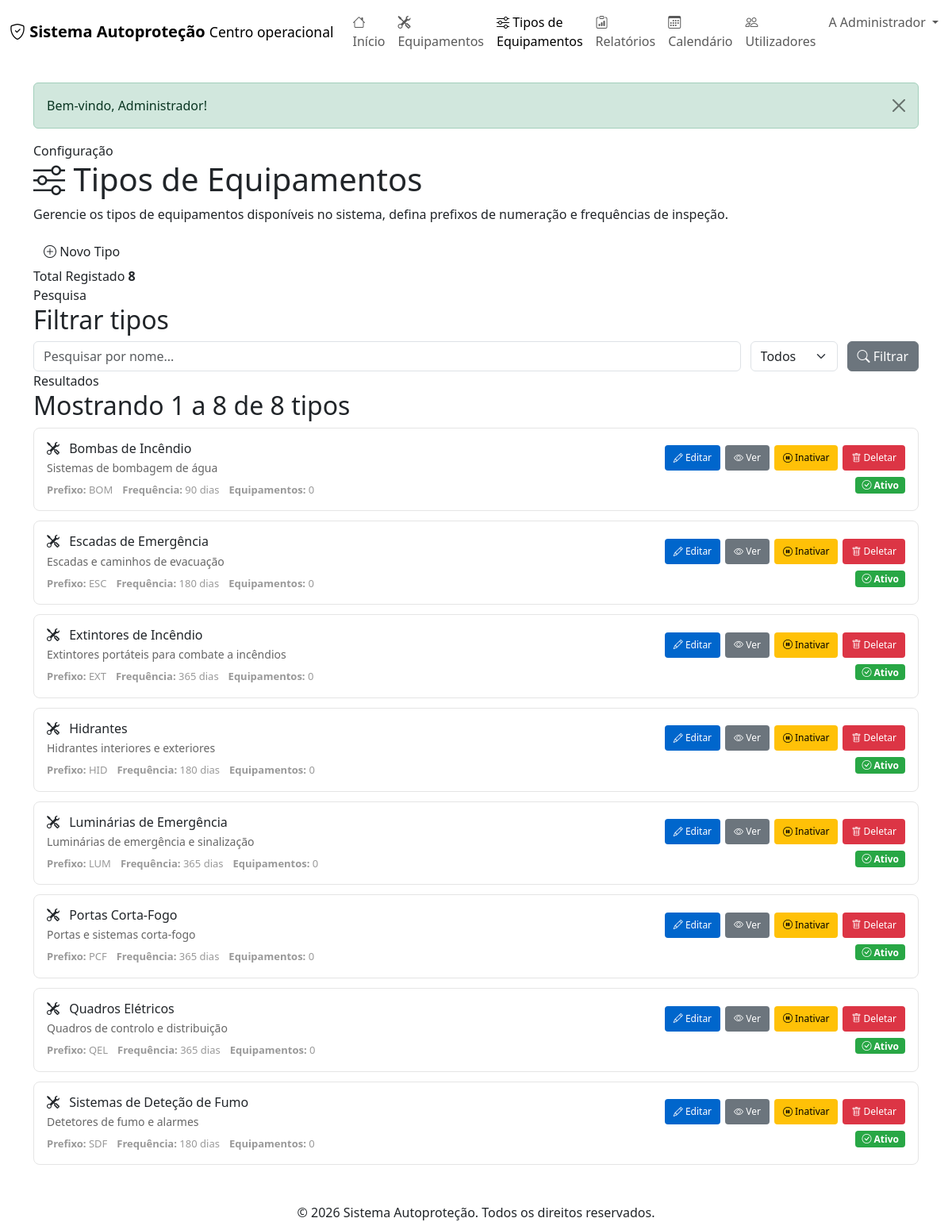
/index.php?controler=tipo_equipamento&acao=listar (signed in), run on the app's committed database.
### tables this page shows
CREATE TABLE IF NOT EXISTS tipos_equipamentos (
    id INT AUTO_INCREMENT PRIMARY KEY,
    nome VARCHAR(100) NOT NULL,
    descricao TEXT,
    icone VARCHAR(50),
    prefixo_numeracao VARCHAR(20) COMMENT 'Prefixo para numeração dos equipamentos, ex: EXT, HID, LUM',
    proximo_numero INT DEFAULT 1 COMMENT 'Próximo número sequencial do tipo de equipamento',
    frequencia_inspecao INT COMMENT 'Frequência em dias',
    ativo BOOLEAN DEFAULT TRUE,
    data_criacao TIMESTAMP DEFAULT CURRENT_TIMESTAMP,
    UNIQUE KEY uk_tipo_nome (nome),
    INDEX idx_ativo (ativo)
);

### app/core/View.php (called while the page is built, shortened)
<?php
class View {
    public static function render($view, array $data = []) {
        $viewPath = APP_PATH . DIRECTORY_SEPARATOR . 'views' . DIRECTORY_SEPARATOR . str_replace('/', DIRECTORY_SEPARATOR, $view) . '.php';
        extract($data, EXTR_SKIP);
        require $viewPath;
        require APP_PATH . DIRECTORY_SEPARATOR . 'views' . DIRECTORY_SEPARATOR . 'layouts' . DIRECTORY_SEPARATOR . 'main.php';
    }
}

### app/core/Controller.php (called while the page is built, shortened)
<?php
abstract class Controller {
    protected function render($view, array $data = []) {
        View::render($view, $data);
    }
}

### app/controllers/TipoEquipamentoController.php (called while the page is built, shortened)
<?php
class TipoEquipamentoController extends Controller {
    private $tipoEquipamento;
    public function __construct() {
        $this->tipoEquipamento = new TipoEquipamento();
    }
    public function listar() {
        $filtros = [];
        $porPagina = 20;
        $paginaAtual = max(1, (int)($_GET['pagina'] ?? 1));
        $offset = ($paginaAtual - 1) * $porPagina;
        $tipos = $this->tipoEquipamento->getAll($filtros, $porPagina, $offset);
        $this->render('tipos_equipamentos/listar', compact(
            'tipos',
            'paginaAtual',
            'porPagina',
            'totalPaginas',
            'totalResultados',
            'busca',
            'mostrar'
        ));
    }
}

### app/core/Application.php (called while the page is built, shortened)
<?php
class Application {
    public function run() {
        $router = new Router();
        $route = $router->resolve($_GET);
        $this->dispatch($route);
    }
    private function dispatch($route) {
        try {
            $controller = new $route['controller']();
            call_user_func_array([$controller, $route['action']], $route['params']);
        } catch (Throwable $exception) {
            $this->handleException($exception);
        }
    }
}

### public/index.php (called while the page is built)
<?php
require_once dirname(__DIR__) . DIRECTORY_SEPARATOR . 'app' . DIRECTORY_SEPARATOR . 'core' . DIRECTORY_SEPARATOR . 'Application.php';
$application = new Application();
$application->run();

### app/models/TipoEquipamento.php (called while the page is built, shortened)
<?php
class TipoEquipamento {
    private $db;
    private $table = 'tipos_equipamentos';
    public function __construct() {
        $this->db = new Database();
    }
    public function getAll($filtros = [], $limite = null, $offset = 0) {
        $query = "SELECT * FROM {$this->table}";
        $query .= $this->buildWhereClause($filtros);
        $query .= " ORDER BY nome ASC";
        if ($limite !== null) {
            $limite = max(1, (int)$limite);
            $offset = max(0, (int)$offset);
            $query .= " LIMIT {$offset}, {$limite}";
        }
        $resultado = $this->db->query($query);
        return $resultado ? $resultado->fetch_all(MYSQLI_ASSOC) : [];
    }
    private function buildWhereClause($filtros) {
        $condicoes = [];
        if (empty($condicoes)) {
            return '';
        }
        return ' WHERE ' . implode(' AND ', $condicoes);
    }
}

### app/models/Database.php (called while the page is built, shortened)
<?php
class Database {
    private $conexao;
    private $host;
    private $port;
    private $user;
    private $password;
    private $dbname;
    public function __construct() {
        $config = require CONFIG_PATH . DIRECTORY_SEPARATOR . 'database.php';
        $this->host = $config['host'];
        $this->port = $config['port'] ?? 3306;
        $this->user = $config['user'];
        $this->password = $config['password'];
        $this->dbname = $config['dbname'];
    }
    private function conectar() {
        try {
            $connection = new mysqli(
                $this->host,
                $this->user,
                $this->password,
                $this->dbname,
                (int)$this->port
            );
            $connection->set_charset("utf8mb4");
            $this->conexao = $connection;
        } catch (Exception $e) {
            die('Erro de conexão com a base de dados: ' . $e->getMessage());
        }
    }
    public function query($query) {
        return $this->conexao->query($query);
    }
}

### app/views/tipos_equipamentos/listar.php (the view, shortened to what this page needs)
<?php
$busca = $busca ?? '';
$mostrarAtual = $mostrar ?? 'todos';
?>
<section class="page-shell page-shell--narrow tipos-equipamentos-page">
    <header class="page-hero compact tipos-equipamentos-hero">
        <div>
            <span class="page-hero__eyebrow">Configuração</span>
            <h1><i class="bi bi-sliders"></i> Tipos de Equipamentos</h1>
            <p>
                Gerencie os tipos de equipamentos disponíveis no sistema, defina prefixos de numeração e frequências de inspeção.
            </p>
        </div>
        <div class="page-hero__actions">
            <a href="index.php?controler=tipo_equipamento&acao=criar" class="btn btn-dashboard-primary">
                <i class="bi bi-plus-circle"></i>
                Novo Tipo
            </a>
        </div>
    </header>
    <section class="mini-stats-grid tipos-stats">
        <article class="mini-stat-card">
            <span>Total Registado</span>
            <strong><?php echo $totalResultados; ?></strong>
        </article>
    </section>
    <section class="panel-surface tipos-filter-panel">
        <div class="panel-surface__header compact">
            <div>
                <span class="panel-surface__eyebrow">Pesquisa</span>
                <h2>Filtrar tipos</h2>
            </div>
        </div>
        <form method="GET" action="index.php" class="modern-form tipos-filter-form">
            <div class="tipos-filter-grid" style="display: grid; grid-template-columns: 1fr auto auto; gap: 12px; align-items: end;">
                <input
                    type="text"
                    name="busca"
                    class="form-control"
                    placeholder="Pesquisar por nome..."
                    value="<?php echo htmlspecialchars($busca, ENT_QUOTES, 'UTF-8'); ?>"
                >
                <select name="mostrar" class="form-select">
                    <option value="todos" <?php echo $mostrarAtual === 'todos' ? 'selected' : ''; ?>>Todos</option>
                </select>
                <button type="submit" class="btn btn-secondary">
                    <i class="bi bi-search"></i> Filtrar
                </button>
            </div>
        </form>
    </section>
    <section class="panel-surface tipos-list-panel">
        <div class="panel-surface__header compact">
            <span class="panel-surface__eyebrow">Resultados</span>
            <h2>
                Mostrando
                <?php echo ($totalResultados > 0 ? (($paginaAtual - 1) * $porPagina + 1) : 0); ?>
                a
                <?php echo min($paginaAtual * $porPagina, $totalResultados); ?>
                de <?php echo $totalResultados; ?> tipos
            </h2>
        </div>
        <?php if (empty($tipos)): ?>
            <div class="empty-state">
                <div class="empty-state__icon">
                    <i class="bi bi-search"></i>
                </div>
                <h3>Nenhum tipo encontrado</h3>
                <p>Nenhum tipo de equipamento corresponde aos critérios de pesquisa.</p>
            </div>
        <?php else: ?>
            <div class="tipos-grid" style="display: grid; gap: 12px;">
                <?php foreach ($tipos as $tipo): ?>
                    <article class="tipo-card" style="display: grid; grid-template-columns: 1fr auto; gap: 16px; padding: 16px; border: 1px solid #e5e5e5; border-radius: 8px; align-items: center;">
                        <div>
                            <h3 style="margin: 0 0 4px 0; font-size: 16px;">
                                <i class="bi <?php echo htmlspecialchars($tipo['icone'] ?? 'bi-tools', ENT_QUOTES, 'UTF-8'); ?>" style="margin-right: 8px;"></i>
                                <a href="index.php?controler=tipo_equipamento&acao=ver&id=<?php echo (int)$tipo['id']; ?>" style="text-decoration: none; color: inherit;">
                                    <?php echo htmlspecialchars($tipo['nome'], ENT_QUOTES, 'UTF-8'); ?>
                                </a>
                            </h3>
                            <?php if ($tipo['descricao']): ?>
                                <p style="margin: 4px 0; color: #666; font-size: 14px;">
                                    <?php echo htmlspecialchars(substr($tipo['descricao'], 0, 100), ENT_QUOTES, 'UTF-8'); ?>
                                </p>
                            <?php endif; ?>
                            <div style="display: flex; gap: 12px; margin-top: 8px; font-size: 13px; color: #999;">
                                <?php if ($tipo['prefixo_numeracao']): ?>
                                    <span><strong>Prefixo:</strong> <?php echo htmlspecialchars($tipo['prefixo_numeracao'], ENT_QUOTES, 'UTF-8'); ?></span>
                                <?php endif; ?>
                                <?php if ($tipo['frequencia_inspecao']): ?>
                                    <span><strong>Frequência:</strong> <?php echo (int)$tipo['frequencia_inspecao']; ?> dias</span>
                                <?php endif; ?>
                                <span><strong>Equipamentos:</strong> <?php echo (int)$tipo['total_equipamentos']; ?></span>
                            </div>
                        </div>
                        <div style="display: flex; flex-direction: column; gap: 8px; align-items: flex-end;">
                            <div style="display: flex; gap: 6px;">
                                <a href="index.php?controler=tipo_equipamento&acao=editar&id=<?php echo (int)$tipo['id']; ?>"
                                   class="btn btn-sm" style="background: #0066cc; color: white; padding: 6px 10px; border-radius: 4px; text-decoration: none; font-size: 12px;">
                                    <i class="bi bi-pencil"></i> Editar
                                </a>
                                <a href="index.php?controler=tipo_equipamento&acao=ver&id=<?php echo (int)$tipo['id']; ?>"
                                   class="btn btn-sm" style="background: #6c757d; color: white; padding: 6px 10px; border-radius: 4px; text-decoration: none; font-size: 12px;">
                                    <i class="bi bi-eye"></i> Ver
                                </a>
                                <a href="index.php?controler=tipo_equipamento&acao=toggleAtivo&id=<?php echo (int)$tipo['id']; ?>"
                                   class="btn btn-sm" style="background: <?php echo $tipo['ativo'] ? '#ffc107' : '#28a745'; ?>; color: <?php echo $tipo['ativo'] ? '#000' : 'white'; ?>; padding: 6px 10px; border-radius: 4px; text-decoration: none; font-size: 12px;"
                                   onclick="return confirm('Tem a certeza que deseja <?php echo $tipo['ativo'] ? 'inativar' : 'ativar'; ?> este tipo?');">
                                    <i class="bi <?php echo $tipo['ativo'] ? 'bi-pause-circle' : 'bi-play-circle'; ?>"></i> <?php echo $tipo['ativo'] ? 'Inativar' : 'Ativar'; ?>
                                </a>
                                <?php if ((int)$tipo['total_equipamentos'] === 0): ?>
                                    <a href="index.php?controler=tipo_equipamento&acao=deletar&id=<?php echo (int)$tipo['id']; ?>"
                                       class="btn btn-sm" style="background: #dc3545; color: white; padding: 6px 10px; border-radius: 4px; text-decoration: none; font-size: 12px;"
                                       onclick="return confirm('Tem a certeza que deseja deletar este tipo? Esta ação não pode ser desfeita.');">
                                        <i class="bi bi-trash"></i> Deletar
                                    </a>
                                <?php endif; ?>
                            </div>
                            <?php if ($tipo['ativo']): ?>
                                <span class="badge" style="background: #28a745; color: white; padding: 4px 8px; border-radius: 4px; font-size: 12px;">
                                    <i class="bi bi-check-circle"></i> Ativo
                                </span>
                            <?php else: ?>
                                <span class="badge" style="background: #dc3545; color: white; padding: 4px 8px; border-radius: 4px; font-size: 12px;">
                                    <i class="bi bi-x-circle"></i> Inativo
                                </span>
                            <?php endif; ?>
                        </div>
                    </article>
                <?php endforeach; ?>
            </div>
        <?php endif; ?>
    </section>
</section>

### data on the page
tipos_equipamentos: id "8", min($paginaAtual*$porPagina,$totalResultados) "8", nome "Quadros Elétricos", descricao "Quadros de controlo e distribuição", prefixo_numeracao "QEL", frequencia_inspecao "365", total_equipamentos "0", ativo 1 (drawn)
tipos_equipamentos: nome "Bombas de Incêndio", descricao "Sistemas de bombagem de água", prefixo_numeracao "BOM", frequencia_inspecao "90", total_equipamentos "0", ativo 1 (drawn)
tipos_equipamentos: nome "Escadas de Emergência", descricao "Escadas e caminhos de evacuação", prefixo_numeracao "ESC", frequencia_inspecao "180", total_equipamentos "0", ativo 1 (drawn)
tipos_equipamentos: nome "Extintores de Incêndio", descricao "Extintores portáteis para combate a incêndios", prefixo_numeracao "EXT", frequencia_inspecao "365", total_equipamentos "0", ativo 1 (drawn)
tipos_equipamentos: nome "Hidrantes", descricao "Hidrantes interiores e exteriores", prefixo_numeracao "HID", frequencia_inspecao "180", total_equipamentos "0", ativo 1 (drawn)
tipos_equipamentos: nome "Luminárias de Emergência", descricao "Luminárias de emergência e sinalização", prefixo_numeracao "LUM", frequencia_inspecao "365", total_equipamentos "0", ativo 1 (drawn)
tipos_equipamentos: nome "Portas Corta-Fogo", descricao "Portas e sistemas corta-fogo", prefixo_numeracao "PCF", frequencia_inspecao "365", total_equipamentos "0", ativo 1 (drawn)
tipos_equipamentos: nome "Sistemas de Deteção de Fumo", descricao "Detetores de fumo e alarmes", prefixo_numeracao "SDF", frequencia_inspecao "180", total_equipamentos "0", ativo 1 (drawn)

### other printed values
APP_NAME "Sistema Autoproteção"
$inicialUtilizador "A"
$nomeUtilizador "Administrador"
$_SESSION['mensagem'] "Bem-vindo, Administrador!"
